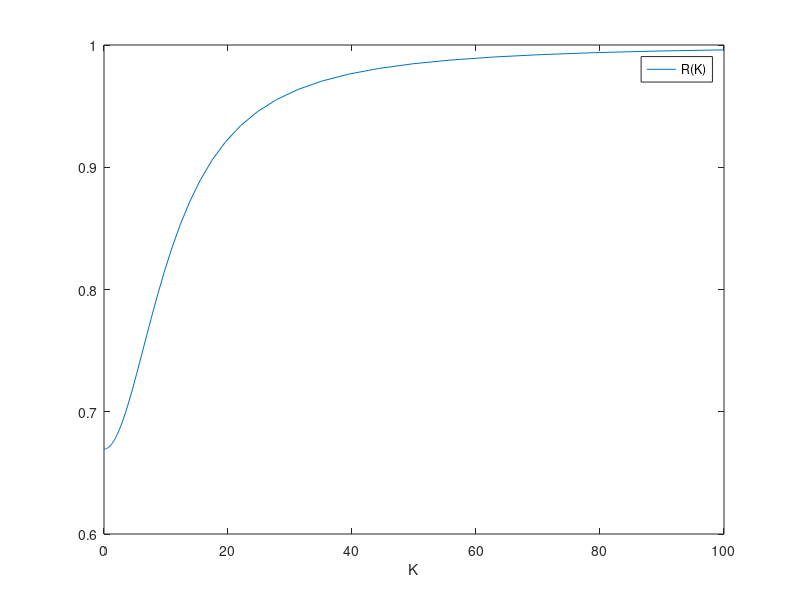

The MATLAB script that drew this image:
% O7REFNKS
% The reflectance R is plotted for normal incidence for fixed
% n depending on K.
function O7REFNKS;

Theta = 0;
n1 = 1;
n2 = 10;
K = logspace(-3,2,100);
z = (((n2-i*K)/n1)*cos(2*(pi/360)*Theta)- sqrt(1-((n1./(n2-i*K))*sin(2*(pi/360)*Theta)).^2))./(((n2-i*K)/n1)*cos(2*(pi/360)*Theta)+ sqrt(1-((n1./(n2-i*K))*sin(2*(pi/360)*Theta)).^2));

R = z.*conj(z);
figure(1);
plot(K,R);
axis([0 100 0.6 1]);
xlabel('K');
legend('R(K)');
